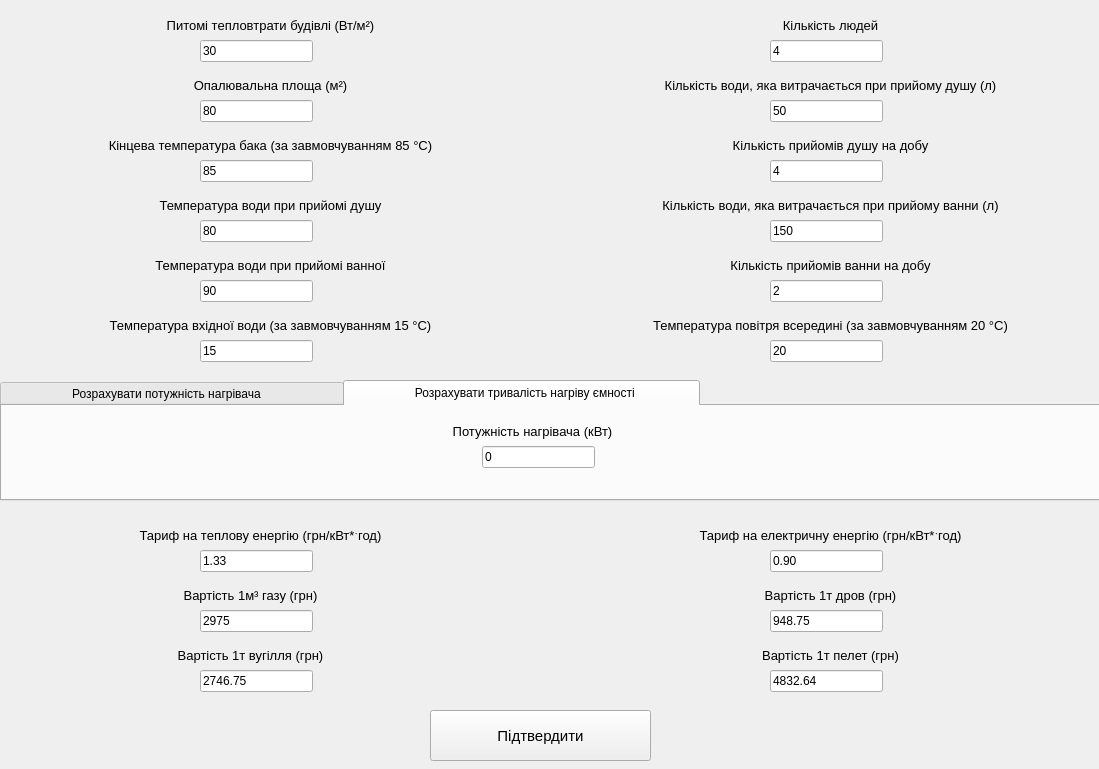
        <widget class="QWidget" name="scrollAreaWidgetContents">
         <property name="geometry">
          <rect>
           <x>0</x>
           <y>0</y>
           <width>1099</width>
           <height>769</height>
          </rect>
         </property>
         <widget class="QLabel" name="label_7">
          <property name="geometry">
           <rect>
            <x>0</x>
            <y>0</y>
            <width>541</width>
            <height>51</height>
           </rect>
          </property>
          <property name="font">
           <font>
            <family>MS Shell Dlg 2</family>
            <pointsize>10</pointsize>
           </font>
          </property>
          <property name="text">
           <string>Питомі тепловтрати будівлі (Вт/м²)</string>
          </property>
          <property name="alignment">
           <set>Qt::AlignCenter</set>
          </property>
          <property name="wordWrap">
           <bool>false</bool>
          </property>
         </widget>
         <widget class="QLineEdit" name="Input_q">
          <property name="geometry">
           <rect>
            <x>200</x>
            <y>40</y>
            <width>113</width>
            <height>22</height>
           </rect>
          </property>
          <property name="text">
           <string>30</string>
          </property>
         </widget>
         <widget class="QLabel" name="label_10">
          <property name="geometry">
           <rect>
            <x>0</x>
            <y>60</y>
            <width>541</width>
            <height>51</height>
           </rect>
          </property>
          <property name="font">
           <font>
            <family>MS Shell Dlg 2</family>
            <pointsize>10</pointsize>
           </font>
          </property>
          <property name="text">
           <string>Опалювальна площа (м²)</string>
          </property>
          <property name="alignment">
           <set>Qt::AlignCenter</set>
          </property>
          <property name="wordWrap">
           <bool>false</bool>
          </property>
         </widget>
         <widget class="QLineEdit" name="Input_s">
          <property name="geometry">
           <rect>
            <x>200</x>
            <y>100</y>
            <width>113</width>
            <height>22</height>
           </rect>
          </property>
          <property name="text">
           <string>80</string>
          </property>
         </widget>
         <widget class="QLabel" name="label_11">
          <property name="geometry">
           <rect>
            <x>0</x>
            <y>120</y>
            <width>541</width>
            <height>51</height>
           </rect>
          </property>
          <property name="font">
           <font>
            <family>MS Shell Dlg 2</family>
            <pointsize>10</pointsize>
           </font>
          </property>
          <property name="text">
           <string>Кінцева температура бака (за завмовчуванням 85 °C)</string>
          </property>
          <property name="alignment">
           <set>Qt::AlignCenter</set>
          </property>
          <property name="wordWrap">
           <bool>false</bool>
          </property>
         </widget>
         <widget class="QLineEdit" name="Input_temp_baka">
          <property name="geometry">
           <rect>
            <x>200</x>
            <y>160</y>
            <width>113</width>
            <height>22</height>
           </rect>
          </property>
          <property name="text">
           <string>85</string>
          </property>
         </widget>
         <widget class="QLabel" name="label_12">
          <property name="geometry">
           <rect>
            <x>0</x>
            <y>180</y>
            <width>541</width>
            <height>51</height>
           </rect>
          </property>
          <property name="font">
           <font>
            <family>MS Shell Dlg 2</family>
            <pointsize>10</pointsize>
           </font>
          </property>
          <property name="text">
           <string>Температура води при прийомі душу</string>
          </property>
          <property name="alignment">
           <set>Qt::AlignCenter</set>
          </property>
          <property name="wordWrap">
           <bool>false</bool>
          </property>
         </widget>
         <widget class="QLineEdit" name="Input_temp_shower">
          <property name="geometry">
           <rect>
            <x>200</x>
            <y>220</y>
            <width>113</width>
            <height>22</height>
           </rect>
          </property>
          <property name="text">
           <string>80</string>
          </property>
         </widget>
         <widget class="QLabel" name="label_13">
          <property name="geometry">
           <rect>
            <x>0</x>
            <y>240</y>
            <width>541</width>
            <height>51</height>
           </rect>
          </property>
          <property name="font">
           <font>
            <family>MS Shell Dlg 2</family>
            <pointsize>10</pointsize>
           </font>
          </property>
          <property name="text">
           <string>Температура води при прийомі ванної</string>
          </property>
          <property name="alignment">
           <set>Qt::AlignCenter</set>
          </property>
          <property name="wordWrap">
           <bool>false</bool>
          </property>
         </widget>
         <widget class="QLineEdit" name="Input_temp_vanna">
          <property name="geometry">
           <rect>
            <x>200</x>
            <y>280</y>
            <width>113</width>
            <height>22</height>
           </rect>
          </property>
          <property name="text">
           <string>90</string>
          </property>
         </widget>
         <widget class="QLabel" name="label_14">
          <property name="geometry">
           <rect>
            <x>0</x>
            <y>300</y>
            <width>541</width>
            <height>51</height>
           </rect>
          </property>
          <property name="font">
           <font>
            <family>MS Shell Dlg 2</family>
            <pointsize>10</pointsize>
           </font>
          </property>
          <property name="text">
           <string>Температура вхідної води (за завмовчуванням 15 °C)</string>
          </property>
          <property name="alignment">
           <set>Qt::AlignCenter</set>
          </property>
          <property name="wordWrap">
           <bool>false</bool>
          </property>
         </widget>
         <widget class="QLineEdit" name="Input_temp_vhv">
          <property name="geometry">
           <rect>
            <x>200</x>
            <y>340</y>
            <width>113</width>
            <height>22</height>
           </rect>
          </property>
          <property name="text">
           <string>15</string>
          </property>
         </widget>
         <widget class="QLabel" name="label_15">
          <property name="geometry">
           <rect>
            <x>560</x>
            <y>300</y>
            <width>541</width>
            <height>51</height>
           </rect>
          </property>
          <property name="font">
           <font>
            <family>MS Shell Dlg 2</family>
            <pointsize>10</pointsize>
           </font>
          </property>
          <property name="text">
           <string>Температура повітря всередині (за завмовчуванням 20 °C)</string>
          </property>
          <property name="alignment">
           <set>Qt::AlignCenter</set>
          </property>
          <property name="wordWrap">
           <bool>false</bool>
          </property>
         </widget>
         <widget class="QLineEdit" name="Input_people">
          <property name="geometry">
           <rect>
            <x>770</x>
            <y>40</y>
            <width>113</width>
            <height>22</height>
           </rect>
          </property>
          <property name="text">
           <string>4</string>
          </property>
         </widget>
         <widget class="QLineEdit" name="Input_count_shower">
          <property name="geometry">
           <rect>
            <x>770</x>
            <y>160</y>
            <width>113</width>
            <height>22</height>
           </rect>
          </property>
          <property name="text">
           <string>4</string>
          </property>
         </widget>
         <widget class="QLabel" name="label_16">
          <property name="geometry">
           <rect>
            <x>560</x>
            <y>180</y>
            <width>541</width>
            <height>51</height>
           </rect>
          </property>
          <property name="font">
           <font>
            <family>MS Shell Dlg 2</family>
            <pointsize>10</pointsize>
           </font>
          </property>
          <property name="text">
           <string>Кількість води, яка витрачається при прийому ванни (л)</string>
          </property>
          <property name="alignment">
           <set>Qt::AlignCenter</set>
          </property>
          <property name="wordWrap">
           <bool>false</bool>
          </property>
         </widget>
         <widget class="QLabel" name="label_17">
          <property name="geometry">
           <rect>
            <x>560</x>
            <y>60</y>
            <width>541</width>
            <height>51</height>
           </rect>
          </property>
          <property name="font">
           <font>
            <family>MS Shell Dlg 2</family>
            <pointsize>10</pointsize>
           </font>
          </property>
          <property name="text">
           <string>Кількість води, яка витрачається при прийому душу (л)</string>
          </property>
          <property name="alignment">
           <set>Qt::AlignCenter</set>
          </property>
          <property name="wordWrap">
           <bool>false</bool>
          </property>
         </widget>
         <widget class="QLineEdit" name="Input_count_vater_vanna">
          <property name="geometry">
           <rect>
            <x>770</x>
            <y>220</y>
            <width>113</width>
            <height>22</height>
           </rect>
          </property>
          <property name="text">
           <string>150</string>
          </property>
         </widget>
         <widget class="QLineEdit" name="Input_count_vanna">
          <property name="geometry">
           <rect>
            <x>770</x>
            <y>280</y>
            <width>113</width>
            <height>22</height>
           </rect>
          </property>
          <property name="text">
           <string>2</string>
          </property>
         </widget>
         <widget class="QLineEdit" name="Input_count_vater_shower">
          <property name="geometry">
           <rect>
            <x>770</x>
            <y>100</y>
            <width>113</width>
            <height>22</height>
           </rect>
          </property>
          <property name="text">
           <string>50</string>
          </property>
         </widget>
         <widget class="QLabel" name="label_18">
          <property name="geometry">
           <rect>
            <x>560</x>
            <y>120</y>
            <width>541</width>
            <height>51</height>
           </rect>
          </property>
          <property name="font">
           <font>
            <family>MS Shell Dlg 2</family>
            <pointsize>10</pointsize>
           </font>
          </property>
          <property name="text">
           <string>Кількість прийомів душу на добу</string>
          </property>
          <property name="alignment">
           <set>Qt::AlignCenter</set>
          </property>
          <property name="wordWrap">
           <bool>false</bool>
          </property>
         </widget>
         <widget class="QLineEdit" name="Input_t_in">
          <property name="geometry">
           <rect>
            <x>770</x>
            <y>340</y>
            <width>113</width>
            <height>22</height>
           </rect>
          </property>
          <property name="text">
           <string>20</string>
          </property>
         </widget>
         <widget class="QLabel" name="label_8">
          <property name="geometry">
           <rect>
            <x>560</x>
            <y>0</y>
            <width>541</width>
            <height>51</height>
           </rect>
          </property>
          <property name="font">
           <font>
            <family>MS Shell Dlg 2</family>
            <pointsize>10</pointsize>
           </font>
          </property>
          <property name="whatsThis">
           <string/>
          </property>
          <property name="layoutDirection">
           <enum>Qt::LeftToRight</enum>
          </property>
          <property name="text">
           <string>Кількість людей</string>
          </property>
          <property name="alignment">
           <set>Qt::AlignCenter</set>
          </property>
          <property name="wordWrap">
           <bool>false</bool>
          </property>
         </widget>
         <widget class="QLabel" name="label_19">
          <property name="geometry">
           <rect>
            <x>560</x>
            <y>240</y>
            <width>541</width>
            <height>51</height>
           </rect>
          </property>
          <property name="font">
           <font>
            <family>MS Shell Dlg 2</family>
            <pointsize>10</pointsize>
           </font>
          </property>
          <property name="text">
           <string>Кількість прийомів ванни на добу</string>
          </property>
          <property name="alignment">
           <set>Qt::AlignCenter</set>
          </property>
          <property name="wordWrap">
           <bool>false</bool>
          </property>
         </widget>
         <widget class="QTabWidget" name="tabWidget_4">
          <property name="geometry">
           <rect>
            <x>0</x>
            <y>380</y>
            <width>1101</width>
            <height>121</height>
           </rect>
          </property>
          <property name="currentIndex">
           <number>1</number>
          </property>
          <widget class="QWidget" name="tab">
           <attribute name="title">
            <string>                  Розрахувати потужність нагрівача                     </string>
           </attribute>
           <widget class="QLabel" name="label_20">
            <property name="geometry">
             <rect>
              <x>260</x>
              <y>0</y>
              <width>541</width>
              <height>51</height>
             </rect>
            </property>
            <property name="font">
             <font>
              <family>MS Shell Dlg 2</family>
              <pointsize>10</pointsize>
             </font>
            </property>
            <property name="text">
             <string>Тривалість нагріву ємності (год)</string>
            </property>
            <property name="alignment">
             <set>Qt::AlignCenter</set>
            </property>
            <property name="wordWrap">
             <bool>false</bool>
            </property>
           </widget>
           <widget class="QLineEdit" name="Input_time_nagriv">
            <property name="geometry">
             <rect>
              <x>470</x>
              <y>40</y>
              <width>113</width>
              <height>22</height>
             </rect>
            </property>
            <property name="text">
             <string>0</string>
            </property>
           </widget>
          </widget>
          <widget class="QWidget" name="tab_3">
           <attribute name="title">
            <string>                  Розрахувати тривалість нагріву ємності                </string>
           </attribute>
           <widget class="QLabel" name="label_21">
            <property name="geometry">
             <rect>
              <x>260</x>
              <y>0</y>
              <width>541</width>
              <height>51</height>
             </rect>
            </property>
            <property name="font">
             <font>
              <family>MS Shell Dlg 2</family>
              <pointsize>10</pointsize>
             </font>
            </property>
            <property name="text">
             <string>Потужність нагрівача (кВт)</string>
            </property>
            <property name="alignment">
             <set>Qt::AlignCenter</set>
            </property>
            <property name="wordWrap">
             <bool>false</bool>
            </property>
           </widget>
           <widget class="QLineEdit" name="Input_force_nagrivacha">
            <property name="geometry">
             <rect>
              <x>480</x>
              <y>40</y>
              <width>113</width>
              <height>22</height>
             </rect>
            </property>
            <property name="text">
             <string>0</string>
            </property>
           </widget>
          </widget>
         </widget>
         <widget class="QLineEdit" name="Input_tarif_tepl_energ">
          <property name="geometry">
           <rect>
            <x>200</x>
            <y>550</y>
            <width>113</width>
            <height>22</height>
           </rect>
          </property>
          <property name="text">
           <string>1.33</string>
          </property>
         </widget>
         <widget class="QLineEdit" name="Input_cost_vugil">
          <property name="geometry">
           <rect>
            <x>200</x>
            <y>670</y>
            <width>113</width>
            <height>22</height>
           </rect>
          </property>
          <property name="text">
           <string>2746.75</string>
          </property>
         </widget>
         <widget class="QLineEdit" name="Input_cost_drow">
          <property name="geometry">
           <rect>
            <x>770</x>
            <y>610</y>
            <width>113</width>
            <height>22</height>
           </rect>
          </property>
          <property name="text">
           <string>948.75</string>
          </property>
         </widget>
         <widget class="QLabel" name="label_9">
          <property name="geometry">
           <rect>
            <x>560</x>
            <y>510</y>
            <width>541</width>
            <height>51</height>
           </rect>
          </property>
          <property name="font">
           <font>
            <family>MS Shell Dlg 2</family>
            <pointsize>10</pointsize>
           </font>
          </property>
          <property name="whatsThis">
           <string/>
          </property>
          <property name="layoutDirection">
           <enum>Qt::LeftToRight</enum>
          </property>
          <property name="text">
           <string>Тариф на електричну енергію (грн/кВт*ˑгод)</string>
          </property>
          <property name="alignment">
           <set>Qt::AlignCenter</set>
          </property>
          <property name="wordWrap">
           <bool>false</bool>
          </property>
         </widget>
         <widget class="QLabel" name="label_22">
          <property name="geometry">
           <rect>
            <x>-20</x>
            <y>570</y>
            <width>541</width>
            <height>51</height>
           </rect>
          </property>
          <property name="font">
           <font>
            <family>MS Shell Dlg 2</family>
            <pointsize>10</pointsize>
           </font>
          </property>
          <property name="text">
           <string>Вартість 1м³ газу (грн)</string>
          </property>
          <property name="alignment">
           <set>Qt::AlignCenter</set>
          </property>
          <property name="wordWrap">
           <bool>false</bool>
          </property>
         </widget>
         <widget class="QLineEdit" name="Input_cost_gas">
          <property name="geometry">
           <rect>
            <x>200</x>
            <y>610</y>
            <width>113</width>
            <height>22</height>
           </rect>
          </property>
          <property name="text">
           <string>2975</string>
          </property>
         </widget>
         <widget class="QLabel" name="label_23">
          <property name="geometry">
           <rect>
            <x>-20</x>
            <y>630</y>
            <width>541</width>
            <height>51</height>
           </rect>
          </property>
          <property name="font">
           <font>
            <family>MS Shell Dlg 2</family>
            <pointsize>10</pointsize>
           </font>
          </property>
          <property name="text">
           <string>Вартість 1т вугілля (грн)</string>
          </property>
          <property name="alignment">
           <set>Qt::AlignCenter</set>
          </property>
          <property name="wordWrap">
           <bool>false</bool>
          </property>
         </widget>
         <widget class="QLineEdit" name="Input_tarif_elec_energ">
          <property name="geometry">
           <rect>
            <x>770</x>
            <y>550</y>
            <width>113</width>
            <height>22</height>
           </rect>
          </property>
          <property name="text">
           <string>0.90</string>
          </property>
         </widget>
         <widget class="QLabel" name="label_24">
          <property name="geometry">
           <rect>
            <x>560</x>
            <y>570</y>
            <width>541</width>
            <height>51</height>
           </rect>
          </property>
          <property name="font">
           <font>
            <family>MS Shell Dlg 2</family>
            <pointsize>10</pointsize>
           </font>
          </property>
          <property name="text">
           <string>Вартість 1т дров (грн)</string>
          </property>
          <property name="alignment">
           <set>Qt::AlignCenter</set>
          </property>
          <property name="wordWrap">
           <bool>false</bool>
          </property>
         </widget>
         <widget class="QLabel" name="label_25">
          <property name="geometry">
           <rect>
            <x>560</x>
            <y>630</y>
            <width>541</width>
            <height>51</height>
           </rect>
          </property>
          <property name="font">
           <font>
            <family>MS Shell Dlg 2</family>
            <pointsize>10</pointsize>
           </font>
          </property>
          <property name="text">
           <string>Вартість 1т пелет (грн)</string>
          </property>
          <property name="alignment">
           <set>Qt::AlignCenter</set>
          </property>
          <property name="wordWrap">
           <bool>false</bool>
          </property>
         </widget>
         <widget class="QLabel" name="label_26">
          <property name="geometry">
           <rect>
            <x>-10</x>
            <y>510</y>
            <width>541</width>
            <height>51</height>
           </rect>
          </property>
          <property name="font">
           <font>
            <family>MS Shell Dlg 2</family>
            <pointsize>10</pointsize>
           </font>
          </property>
          <property name="text">
           <string>Тариф на теплову енергію (грн/кВт*ˑгод)</string>
          </property>
          <property name="alignment">
           <set>Qt::AlignCenter</set>
          </property>
          <property name="wordWrap">
           <bool>false</bool>
          </property>
         </widget>
         <widget class="QLineEdit" name="Input_cost_pelet">
          <property name="geometry">
           <rect>
            <x>770</x>
            <y>670</y>
            <width>113</width>
            <height>22</height>
           </rect>
          </property>
          <property name="text">
           <string>4832.64</string>
          </property>
         </widget>
         <widget class="QPushButton" name="pushButtonConfirm_2">
          <property name="geometry">
           <rect>
            <x>430</x>
            <y>710</y>
            <width>221</width>
            <height>51</height>
           </rect>
          </property>
          <property name="font">
           <font>
            <family>MS Shell Dlg 2</family>
            <pointsize>11</pointsize>
           </font>
          </property>
          <property name="text">
           <string>Підтвердити</string>
          </property>
         </widget>
        </widget>
